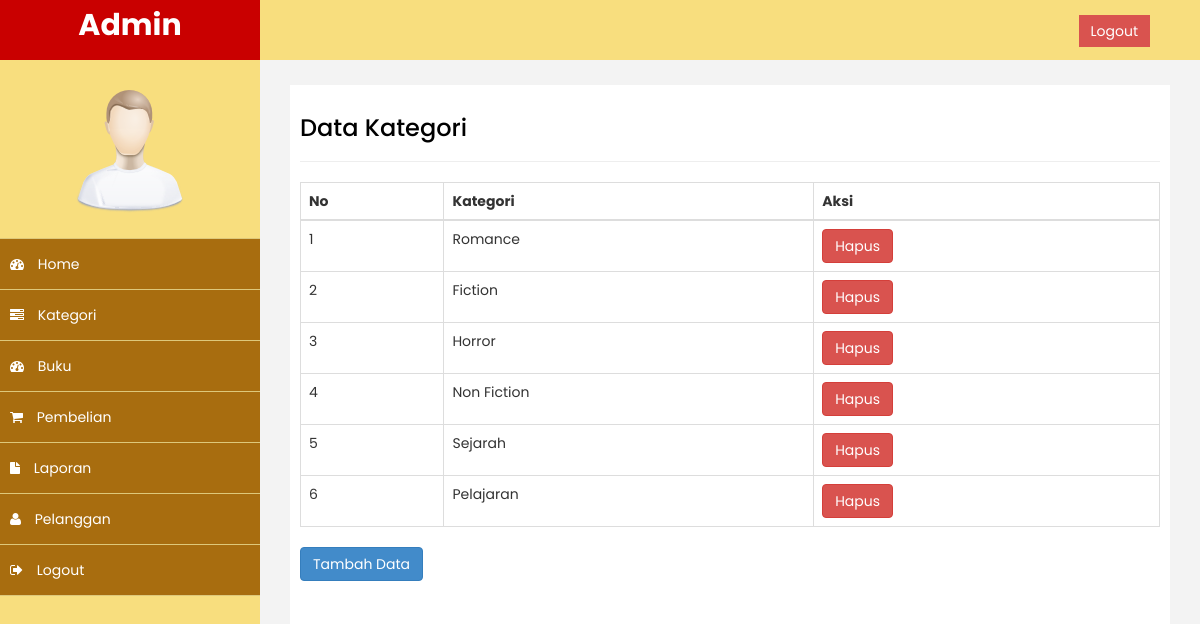
Screenshot of /admin/index.php?halaman=kategori (signed in) with the database file from the repository.
### tables this page shows
CREATE TABLE `kategori` (
  `id_kategori` int(5) NOT NULL,
  `nama_kategori` varchar(100) NOT NULL
);

### admin/kategori.php (the view)
<h3 style="color: black;">Data Kategori</h3>
<hr>
<?php
$semuadata = array();
$ambil = $koneksi->query("SELECT * FROM kategori");
while ($tiap = $ambil->fetch_assoc())
{
    $semuadata[] = $tiap;
}
?>
<table class="table table-bordered">
    <thead>
        <tr>
            <th>No</th>
            <th>Kategori</th>
            <th>Aksi</th>
        </tr>
    </thead>
    <tbody>
        <?php foreach ($semuadata as $key => $value): ?>
        <tr>
            <td><?php echo $key+1 ?></td>
            <td><?php echo $value["nama_kategori"] ?></td>
            <td>
            <a href="index.php?halaman=hapuskategori&id=<?php echo $value['id_kategori']; ?>" class="btn btn-danger">Hapus</a>
            </td>
        </tr>
        <?php endforeach ?>
    </tbody>
</table>
<a href="index.php?halaman=tambahkategori" class="btn btn-primary">Tambah Data</a>

### admin/assets/css/custom.css (style rules this page uses)
body { font-family: Poppins, sans-serif; }

### rows the page displays
kategori: nama_kategori "Romance"
kategori: nama_kategori "Fiction"
kategori: nama_kategori "Horror"
kategori: nama_kategori "Non Fiction"
kategori: nama_kategori "Sejarah"
kategori: nama_kategori "Pelajaran"
